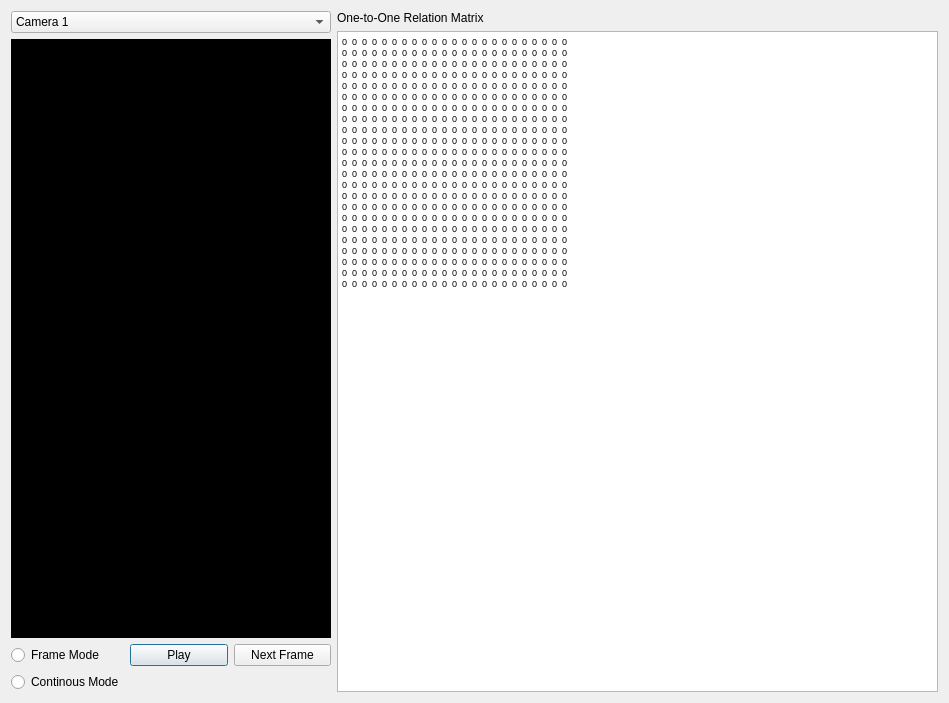
<?xml version="1.0" encoding="UTF-8"?>
<ui version="4.0">
 <class>TrackingViewDialog</class>
 <widget class="QDialog" name="TrackingViewDialog">
  <property name="geometry">
   <rect>
    <x>0</x>
    <y>0</y>
    <width>949</width>
    <height>703</height>
   </rect>
  </property>
  <property name="windowTitle">
   <string>Dialog</string>
  </property>
  <layout class="QHBoxLayout" name="horizontalLayout_2">
   <item>
    <layout class="QHBoxLayout" name="horizontalLayout">
     <item>
      <layout class="QVBoxLayout" name="verticalLayout">
       <item>
        <widget class="QComboBox" name="comboBox">
         <item>
          <property name="text">
           <string>Camera 1</string>
          </property>
         </item>
         <item>
          <property name="text">
           <string>Camera 2</string>
          </property>
         </item>
         <item>
          <property name="text">
           <string>Camera 3</string>
          </property>
         </item>
        </widget>
       </item>
       <item>
        <widget class="QLabel" name="label">
         <property name="minimumSize">
          <size>
           <width>320</width>
           <height>240</height>
          </size>
         </property>
         <property name="styleSheet">
          <string notr="true">Background-color: #000;</string>
         </property>
         <property name="text">
          <string/>
         </property>
        </widget>
       </item>
       <item>
        <layout class="QGridLayout" name="gridLayout">
         <item row="0" column="0">
          <widget class="QRadioButton" name="radioButton">
           <property name="text">
            <string>Frame Mode</string>
           </property>
          </widget>
         </item>
         <item row="0" column="1">
          <widget class="QPushButton" name="pushButton">
           <property name="text">
            <string>Play</string>
           </property>
          </widget>
         </item>
         <item row="0" column="2">
          <widget class="QPushButton" name="pushButton_2">
           <property name="text">
            <string>Next Frame</string>
           </property>
          </widget>
         </item>
         <item row="1" column="0">
          <widget class="QRadioButton" name="radioButton_2">
           <property name="text">
            <string>Continous Mode</string>
           </property>
          </widget>
         </item>
        </layout>
       </item>
      </layout>
     </item>
     <item>
      <layout class="QVBoxLayout" name="verticalLayout_2">
       <item>
        <widget class="QLabel" name="label_2">
         <property name="text">
          <string>One-to-One Relation Matrix</string>
         </property>
        </widget>
       </item>
       <item>
        <widget class="QTextEdit" name="textEdit">
         <property name="font">
          <font>
           <pointsize>9</pointsize>
          </font>
         </property>
         <property name="html">
          <string>&lt;!DOCTYPE HTML PUBLIC &quot;-//W3C//DTD HTML 4.0//EN&quot; &quot;http://www.w3.org/TR/REC-html40/strict.dtd&quot;&gt;
&lt;html&gt;&lt;head&gt;&lt;meta name=&quot;qrichtext&quot; content=&quot;1&quot; /&gt;&lt;style type=&quot;text/css&quot;&gt;
p, li { white-space: pre-wrap; }
&lt;/style&gt;&lt;/head&gt;&lt;body style=&quot; font-family:'Ubuntu'; font-size:9pt; font-weight:400; font-style:normal;&quot;&gt;
&lt;p style=&quot; margin-top:0px; margin-bottom:0px; margin-left:0px; margin-right:0px; -qt-block-indent:0; text-indent:0px;&quot;&gt;&lt;span style=&quot; font-size:7pt;&quot;&gt;0  0  0  0  0  0  0  0  0  0  0  0  0  0  0  0  0  0  0  0  0  0  0&lt;/span&gt;&lt;/p&gt;
&lt;p style=&quot; margin-top:0px; margin-bottom:0px; margin-left:0px; margin-right:0px; -qt-block-indent:0; text-indent:0px;&quot;&gt;&lt;span style=&quot; font-size:7pt;&quot;&gt;0  0  0  0  0  0  0  0  0  0  0  0  0  0  0  0  0  0  0  0  0  0  0&lt;/span&gt;&lt;/p&gt;
&lt;p style=&quot; margin-top:0px; margin-bottom:0px; margin-left:0px; margin-right:0px; -qt-block-indent:0; text-indent:0px;&quot;&gt;&lt;span style=&quot; font-size:7pt;&quot;&gt;0  0  0  0  0  0  0  0  0  0  0  0  0  0  0  0  0  0  0  0  0  0  0&lt;/span&gt;&lt;/p&gt;
&lt;p style=&quot; margin-top:0px; margin-bottom:0px; margin-left:0px; margin-right:0px; -qt-block-indent:0; text-indent:0px;&quot;&gt;&lt;span style=&quot; font-size:7pt;&quot;&gt;0  0  0  0  0  0  0  0  0  0  0  0  0  0  0  0  0  0  0  0  0  0  0&lt;/span&gt;&lt;/p&gt;
&lt;p style=&quot; margin-top:0px; margin-bottom:0px; margin-left:0px; margin-right:0px; -qt-block-indent:0; text-indent:0px;&quot;&gt;&lt;span style=&quot; font-size:7pt;&quot;&gt;0  0  0  0  0  0  0  0  0  0  0  0  0  0  0  0  0  0  0  0  0  0  0&lt;/span&gt;&lt;/p&gt;
&lt;p style=&quot; margin-top:0px; margin-bottom:0px; margin-left:0px; margin-right:0px; -qt-block-indent:0; text-indent:0px;&quot;&gt;&lt;span style=&quot; font-size:7pt;&quot;&gt;0  0  0  0  0  0  0  0  0  0  0  0  0  0  0  0  0  0  0  0  0  0  0&lt;/span&gt;&lt;/p&gt;
&lt;p style=&quot; margin-top:0px; margin-bottom:0px; margin-left:0px; margin-right:0px; -qt-block-indent:0; text-indent:0px;&quot;&gt;&lt;span style=&quot; font-size:7pt;&quot;&gt;0  0  0  0  0  0  0  0  0  0  0  0  0  0  0  0  0  0  0  0  0  0  0&lt;/span&gt;&lt;/p&gt;
&lt;p style=&quot; margin-top:0px; margin-bottom:0px; margin-left:0px; margin-right:0px; -qt-block-indent:0; text-indent:0px;&quot;&gt;&lt;span style=&quot; font-size:7pt;&quot;&gt;0  0  0  0  0  0  0  0  0  0  0  0  0  0  0  0  0  0  0  0  0  0  0&lt;/span&gt;&lt;/p&gt;
&lt;p style=&quot; margin-top:0px; margin-bottom:0px; margin-left:0px; margin-right:0px; -qt-block-indent:0; text-indent:0px;&quot;&gt;&lt;span style=&quot; font-size:7pt;&quot;&gt;0  0  0  0  0  0  0  0  0  0  0  0  0  0  0  0  0  0  0  0  0  0  0&lt;/span&gt;&lt;/p&gt;
&lt;p style=&quot; margin-top:0px; margin-bottom:0px; margin-left:0px; margin-right:0px; -qt-block-indent:0; text-indent:0px;&quot;&gt;&lt;span style=&quot; font-size:7pt;&quot;&gt;0  0  0  0  0  0  0  0  0  0  0  0  0  0  0  0  0  0  0  0  0  0  0&lt;/span&gt;&lt;/p&gt;
&lt;p style=&quot; margin-top:0px; margin-bottom:0px; margin-left:0px; margin-right:0px; -qt-block-indent:0; text-indent:0px;&quot;&gt;&lt;span style=&quot; font-size:7pt;&quot;&gt;0  0  0  0  0  0  0  0  0  0  0  0  0  0  0  0  0  0  0  0  0  0  0&lt;/span&gt;&lt;/p&gt;
&lt;p style=&quot; margin-top:0px; margin-bottom:0px; margin-left:0px; margin-right:0px; -qt-block-indent:0; text-indent:0px;&quot;&gt;&lt;span style=&quot; font-size:7pt;&quot;&gt;0  0  0  0  0  0  0  0  0  0  0  0  0  0  0  0  0  0  0  0  0  0  0&lt;/span&gt;&lt;/p&gt;
&lt;p style=&quot; margin-top:0px; margin-bottom:0px; margin-left:0px; margin-right:0px; -qt-block-indent:0; text-indent:0px;&quot;&gt;&lt;span style=&quot; font-size:7pt;&quot;&gt;0  0  0  0  0  0  0  0  0  0  0  0  0  0  0  0  0  0  0  0  0  0  0&lt;/span&gt;&lt;/p&gt;
&lt;p style=&quot; margin-top:0px; margin-bottom:0px; margin-left:0px; margin-right:0px; -qt-block-indent:0; text-indent:0px;&quot;&gt;&lt;span style=&quot; font-size:7pt;&quot;&gt;0  0  0  0  0  0  0  0  0  0  0  0  0  0  0  0  0  0  0  0  0  0  0&lt;/span&gt;&lt;/p&gt;
&lt;p style=&quot; margin-top:0px; margin-bottom:0px; margin-left:0px; margin-right:0px; -qt-block-indent:0; text-indent:0px;&quot;&gt;&lt;span style=&quot; font-size:7pt;&quot;&gt;0  0  0  0  0  0  0  0  0  0  0  0  0  0  0  0  0  0  0  0  0  0  0&lt;/span&gt;&lt;/p&gt;
&lt;p style=&quot; margin-top:0px; margin-bottom:0px; margin-left:0px; margin-right:0px; -qt-block-indent:0; text-indent:0px;&quot;&gt;&lt;span style=&quot; font-size:7pt;&quot;&gt;0  0  0  0  0  0  0  0  0  0  0  0  0  0  0  0  0  0  0  0  0  0  0&lt;/span&gt;&lt;/p&gt;
&lt;p style=&quot; margin-top:0px; margin-bottom:0px; margin-left:0px; margin-right:0px; -qt-block-indent:0; text-indent:0px;&quot;&gt;&lt;span style=&quot; font-size:7pt;&quot;&gt;0  0  0  0  0  0  0  0  0  0  0  0  0  0  0  0  0  0  0  0  0  0  0&lt;/span&gt;&lt;/p&gt;
&lt;p style=&quot; margin-top:0px; margin-bottom:0px; margin-left:0px; margin-right:0px; -qt-block-indent:0; text-indent:0px;&quot;&gt;&lt;span style=&quot; font-size:7pt;&quot;&gt;0  0  0  0  0  0  0  0  0  0  0  0  0  0  0  0  0  0  0  0  0  0  0&lt;/span&gt;&lt;/p&gt;
&lt;p style=&quot; margin-top:0px; margin-bottom:0px; margin-left:0px; margin-right:0px; -qt-block-indent:0; text-indent:0px;&quot;&gt;&lt;span style=&quot; font-size:7pt;&quot;&gt;0  0  0  0  0  0  0  0  0  0  0  0  0  0  0  0  0  0  0  0  0  0  0&lt;/span&gt;&lt;/p&gt;
&lt;p style=&quot; margin-top:0px; margin-bottom:0px; margin-left:0px; margin-right:0px; -qt-block-indent:0; text-indent:0px;&quot;&gt;&lt;span style=&quot; font-size:7pt;&quot;&gt;0  0  0  0  0  0  0  0  0  0  0  0  0  0  0  0  0  0  0  0  0  0  0&lt;/span&gt;&lt;/p&gt;
&lt;p style=&quot; margin-top:0px; margin-bottom:0px; margin-left:0px; margin-right:0px; -qt-block-indent:0; text-indent:0px;&quot;&gt;&lt;span style=&quot; font-size:7pt;&quot;&gt;0  0  0  0  0  0  0  0  0  0  0  0  0  0  0  0  0  0  0  0  0  0  0&lt;/span&gt;&lt;/p&gt;
&lt;p style=&quot; margin-top:0px; margin-bottom:0px; margin-left:0px; margin-right:0px; -qt-block-indent:0; text-indent:0px;&quot;&gt;&lt;span style=&quot; font-size:7pt;&quot;&gt;0  0  0  0  0  0  0  0  0  0  0  0  0  0  0  0  0  0  0  0  0  0  0&lt;/span&gt;&lt;/p&gt;
&lt;p style=&quot; margin-top:0px; margin-bottom:0px; margin-left:0px; margin-right:0px; -qt-block-indent:0; text-indent:0px;&quot;&gt;&lt;span style=&quot; font-size:7pt;&quot;&gt;0  0  0  0  0  0  0  0  0  0  0  0  0  0  0  0  0  0  0  0  0  0  0&lt;/span&gt;&lt;/p&gt;&lt;/body&gt;&lt;/html&gt;</string>
         </property>
        </widget>
       </item>
      </layout>
     </item>
    </layout>
   </item>
  </layout>
 </widget>
 <resources/>
 <connections/>
</ui>
